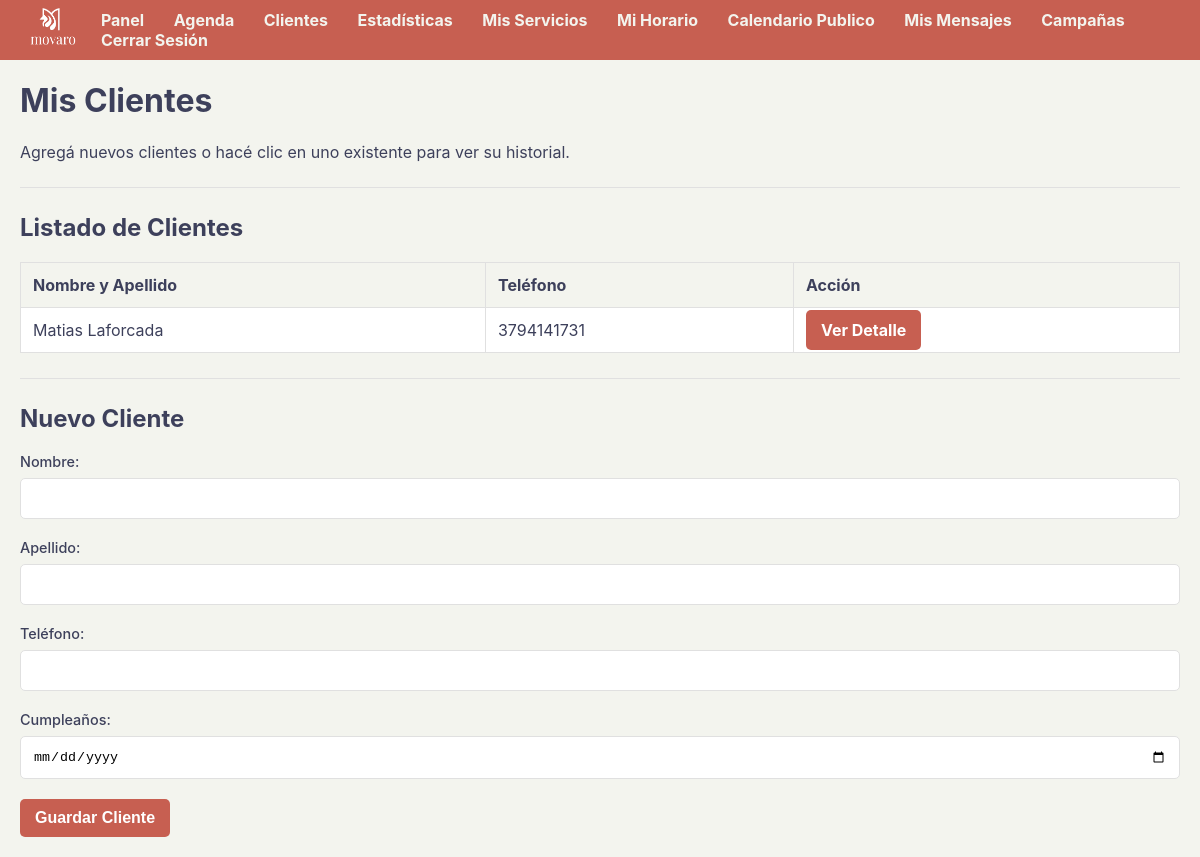
Before: /clientes (signed in) with the older database file.
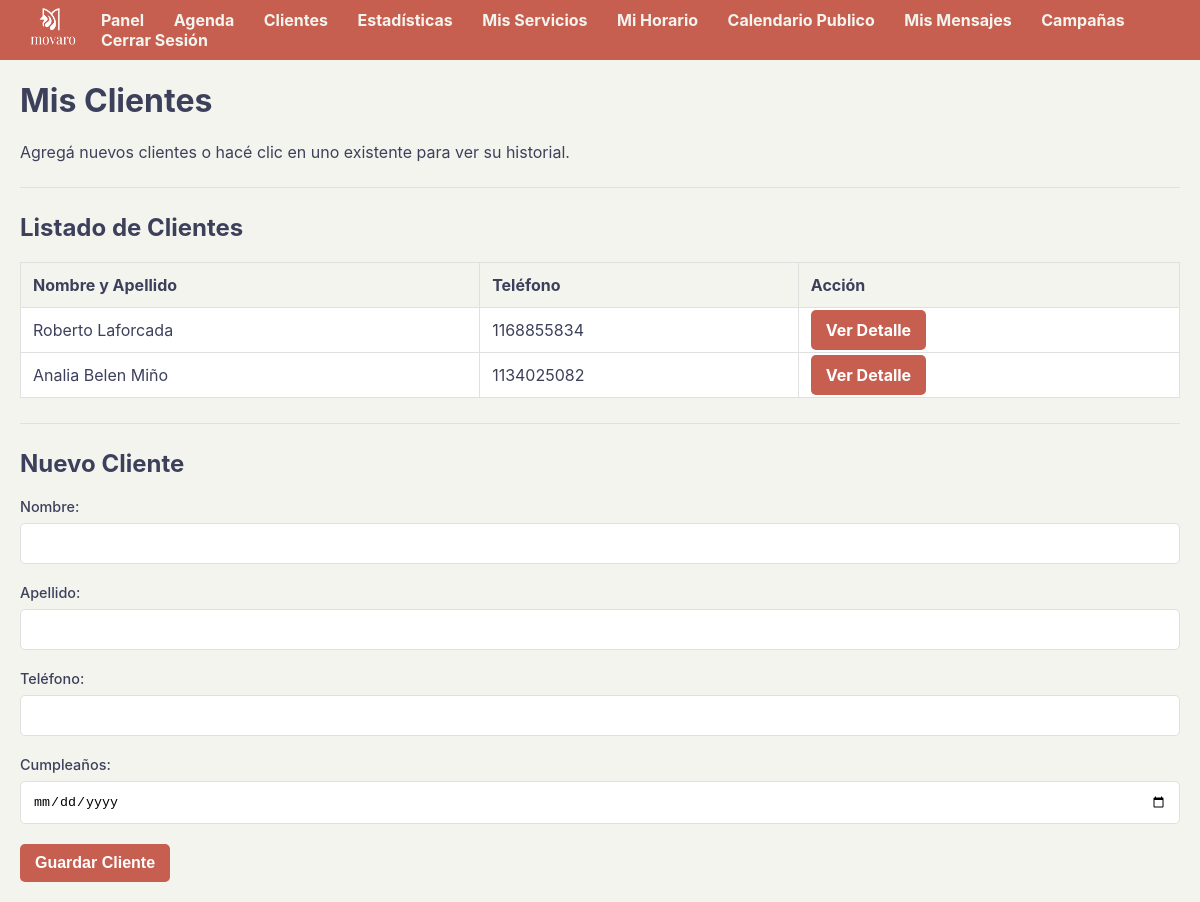
After: the same page with the newer database file.
### tables this page shows
CREATE TABLE clientes (
            id INTEGER PRIMARY KEY AUTOINCREMENT, usuario_id INTEGER NOT NULL,
            nombre TEXT NOT NULL, apellido TEXT NOT NULL,
            telefono TEXT, cumpleanos TEXT, avatar_path TEXT,
            premios_recibidos INTEGER NOT NULL DEFAULT 0,
            FOREIGN KEY (usuario_id) REFERENCES usuarios (id)
        );

### app.py (the view)
@app.route('/clientes')
def ver_clientes():
    if 'usuario_id' not in session: return redirect('/login')
    usuario_id_actual = session['usuario_id']
    conn = sqlite3.connect(DATABASE)
    conn.row_factory = sqlite3.Row
    cursor = conn.cursor()
    cursor.execute("SELECT * FROM clientes WHERE usuario_id = ? ORDER BY apellido, nombre", (usuario_id_actual,))
    clientes_del_usuario = cursor.fetchall()
    conn.close()
    return render_template('clientes.html', clientes=clientes_del_usuario)

### templates/clientes.html (shortened to what this page needs)
{% extends "base.html" %}
{% block content %}
    <h1>Mis Clientes</h1>
    <p>Agregá nuevos clientes o hacé clic en uno existente para ver su historial.</p>
    <hr>
    <div class="card">
        <h2>Listado de Clientes</h2>
        <table class="stats-table tabla-responsiva">
            <thead>
                <tr>
                    <th>Nombre y Apellido</th>
                    <th>Teléfono</th>
                    <th>Acción</th>
                </tr>
            </thead>
            <tbody>
                {% for cliente in clientes %}
                <tr>
                    <td data-label="Nombre">{{ cliente.nombre }} {{ cliente.apellido }}</td>
                    <td data-label="Teléfono">{{ cliente.telefono or 'No especificado' }}</td>
                    <td data-label="Acción">
                        <a href="/cliente/{{ cliente.id }}" class="boton-accion">Ver Detalle</a>
                    </td>
                </tr>
                {% else %}
                <tr>
                    <td colspan="3" style="text-align: center;">No tenés clientes registrados.</td>
                </tr>
                {% endfor %}
            </tbody>
        </table>
    </div>
    <hr>
    <div class="card">
        <h2>Nuevo Cliente</h2>
        <form action="/agregar_cliente" method="post">
            <div class="form-group">
                <label for="nombre">Nombre:</label>
                <input type="text" id="nombre" name="nombre" required>
            </div>
            <div class="form-group">
                <label for="apellido">Apellido:</label>
                <input type="text" id="apellido" name="apellido" required>
            </div>
            <div class="form-group">
                <label for="telefono">Teléfono:</label>
                <input type="tel" id="telefono" name="telefono">
            </div>
            <div class="form-group">
                <label for="cumpleanos">Cumpleaños:</label>
                <input type="date" id="cumpleanos" name="cumpleanos">
            </div>
            <button type="submit">Guardar Cliente</button>
        </form>
    </div>
{% endblock %}

Changed rows visible on the page:
changed clientes "Laforcada": nombre "Matias" → "Roberto"; telefono "3794141731" → "1168855834"
added clientes: nombre "Analia Belen", apellido "Miño", telefono "1134025082"
